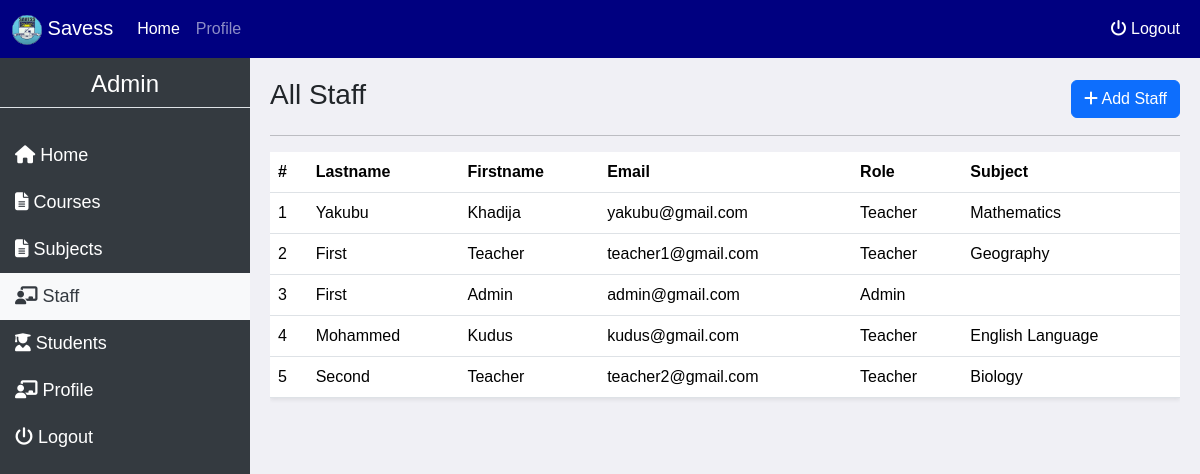
/tutor/index.php?page=staff (signed in), run on the app's committed database.
### tables this page shows
CREATE TABLE `staff` (
  `stid` int(11) NOT NULL,
  `stfname` varchar(20) DEFAULT NULL,
  `stlname` varchar(20) DEFAULT NULL,
  `stemail` varchar(255) DEFAULT NULL,
  `stpassword` text DEFAULT NULL,
  `sjid` int(11) DEFAULT NULL,
  `strole` enum('admin','teacher') DEFAULT NULL
);

CREATE TABLE `subjects` (
  `sjid` int(11) NOT NULL,
  `cid` int(11) DEFAULT NULL,
  `sjname` varchar(100) DEFAULT NULL,
  `type` enum('core','elective') DEFAULT NULL
);

### tutor/staff.php (the view, shortened to what this page needs)
<div class="main-content">
	<div class="d-flex justify-content-between align-items-center mb-2">
		<h3>All Staff</h3>
		<button class="btn btn-primary" data-bs-toggle="modal" data-bs-target="#addCourseMdl"><i class="fas fa-plus"></i> Add Staff</button>
	</div> <hr>
	<div>
		<div class="table-responsive">
			<?php $sql = mysqli_query($con, "SELECT * FROM staff LEFT jOIN subjects on staff.sjid = subjects.sjid");
			if (mysqli_num_rows($sql) < 1) {
				echo "No Staff Found";
			} else { ?>
			<table class="table table-hover table-stripped shadow-sm">
				<thead>
					<tr>
						<th>#</th>
						<th>Lastname</th>
						<th>Firstname</th>
						<th>Email</th>
						<th>Role</th>
						<th>Subject</th>
					</tr>
				</thead>
				<tbody>
			<?php $count = 1;
			while ($data = mysqli_fetch_assoc($sql)) { ?>
				<tr>
						<td><?= $count; ?></td>
						<td><?= ucfirst($data['stlname']); ?></td>
						<td><?= ucfirst($data['stfname']); ?></td>
						<td><?= $data['stemail']; ?></td>
						<td><?= ucfirst($data['strole']); ?></td>
						<td><?= $data['sjname']; ?></td>
					</tr>
			<?php $count++; } ?>
					</tbody>
				</table>
			<?php } ?>
		</div>
	</div>
</div>

### tutor/index.php (shortened to what this page needs)
<!DOCTYPE html>
<html lang="en">
<head>
	<link rel="stylesheet" href="https://cdn.jsdelivr.net/npm/bootstrap@5.3.3/dist/css/bootstrap.min.css">
	<link rel="stylesheet" href="../css/all.min.css">
	<link rel="stylesheet" href="../css/style.css?s=<?= time(); ?>">
</head>
<body>
	<?php
		include_once '../inc/header.php';
		include_once '../inc/sidebar.php';
		if (isset($_GET['page'])) {
			include_once $_GET['page'].'.php';
		} else {
			include_once 'dashboard.php';
		}
	?>
</body>
</html>

### inc/header.php (shortened to what this page needs)
<?php
	$role = $_SESSION['strole'];
?>
<header>
	<nav class="navbar navbar-expand-sm navbar-dark " style="background-color: #000080;">
		<div class="container-fluid">
			<a class="navbar-brand" href="?page=dashboard"><img src="../assets/savess.jpg" width="30" style="border-radius: 50%;" alt=""> Savess</a>
			<div class="collapse navbar-collapse" id="navbarSupportedContent">
				<ul class="navbar-nav me-auto mb-2 mb-lg-0">
					<li class="nav-item">
						<a class="nav-link active" aria-current="page" href="?page=dashboard">Home</a>
					</li>
					<li class="nav-item">
						<a class="nav-link" href="?page=profile">Profile</a>
					</li>
				</ul>
				<ul class="navbar-nav mb-2 mb-lg-0">
					<li class="nav-item">
						<a class="nav-link active" aria-current="page" href="logout.php"><i class="fas fa-power-off"></i> Logout</a>
					</li>
				</ul>
			</div>
		</div>
	</nav>
</header>

### inc/sidebar.php (shortened to what this page needs)
<?php
	if (isset($_GET['page'])) {
		$page = $_GET['page'];
	} else {
		$page = '';
	}
?>
<div class="sidebar" id="sidebarToggler">
    <div class="text-center mb-4 border-bottom">
        <h4 class="text-white"><?= ucfirst($role) ?></h4>
    </div>
    <ul class="nav flex-column">
        <?php if ($role == 'admin') { ?>
            <li class="nav-item">
                <a class="nav-link <?= ($page == 'dashboard' || $page == '') ? 'active' : '' ?>" href="?page=dashboard"><i class="fas fa-home"></i> Home</a>
            </li>
            <li class="nav-item ">
                <a class="nav-link <?= ($page == 'courses') ? 'active' : '' ?>" href="?page=courses"><i class="fas fa-file-alt"></i> Courses</a>
            </li>
            <li class="nav-item ">
                <a class="nav-link <?= ($page == 'subjects') ? 'active' : '' ?>" href="?page=subjects"><i class="fas fa-file-alt"></i> Subjects</a>
            </li>
            <li class="nav-item">
                <a class="nav-link <?= ($page == 'staff') ? 'active' : '' ?>" href="?page=staff"><i class="fas fa-chalkboard-teacher"></i> Staff</a>
            </li>
            <li class="nav-item">
                <a class="nav-link <?= ($page == 'students') ? 'active' : '' ?>" href="?page=students"><i class="fas fa-user-graduate"></i> Students</a>
            </li>
        <?php } ?>
        <li class="nav-item">
            <a class="nav-link <?= ($page == 'profile') ? 'active' : '' ?>" href="?page=profile"><i class="fas fa-chalkboard-teacher"></i> Profile</a>
        </li>
        <li class="nav-item">
            <a class="nav-link" href="logout.php"><i class="fas fa-power-off"></i> Logout</a>
        </li>
    </ul>
</div>

### css/style.css (style rules this page uses)
body { font-family: Arial, sans-serif; background-color: #f0f0f5; margin: 0; padding: 0; }
header { position: sticky; top: 0; z-index: 1; }
.sidebar { height: 100%; width: 250px; position: fixed; top: 0; left: 0; background-color: #343a40; padding-top: 70px; }
.sidebar a { padding: 10px 15px; text-decoration: none; font-size: 18px; color: #fff; display: block; transition: all 0.3s; }
.sidebar .active { background-color: #f8f9fa; color: #343a40; }
.main-content { margin-left: 250px; padding: 20px; }

### data on the page
staff: stlname "Yakubu", stfname "Khadija", stemail "yakubu@gmail.com", strole "Teacher", sjid.sjname "Mathematics"
staff: stlname "First", stfname "Teacher", stemail "teacher1@gmail.com", strole "Teacher", sjid.sjname "Geography"
staff: stlname "First", stfname "Admin", stemail "admin@gmail.com", strole "Admin"
staff: stlname "Mohammed", stfname "Kudus", stemail "kudus@gmail.com", strole "Teacher", sjid.sjname "English Language"
staff: stlname "Second", stfname "Teacher", stemail "teacher2@gmail.com", strole "Teacher", sjid.sjname "Biology"

### other printed values
$role "Admin"
